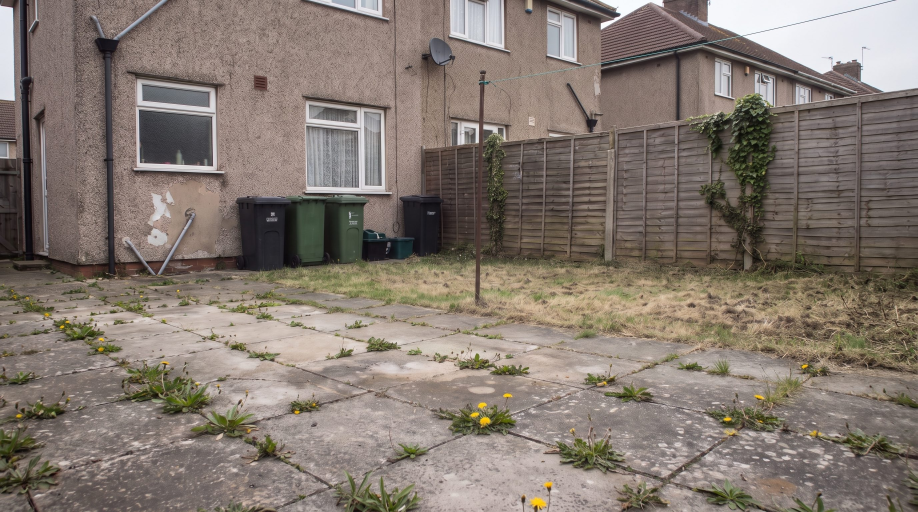
#> input picture assets/img/before-garden-2752.jpg, 2752 x 1536 px (shown at 1/3 size); its folder holds 4 pictures in this run
$ python resolution.py
#> lines starting #> are read from the running program, lines starting #| are printed output that depends on the picture
"""Effective resolution of every image, accounting for object-fit.

Two traps this avoids:

1. naturalWidth is DENSITY-CORRECTED. On a 2x screen Chromium reports an
   1800px srcset-selected file as 900. The real size has to come from disk.
2. Comparing source width against box width is not enough. Under
   object-fit: cover the HEIGHT often drives the scale, and then the file
   needs more width than the box does.

'headroom' below 1.0 means the browser is enlarging the file.
"""
import os
from playwright.sync_api import sync_playwright

CHROME = os.environ.get("CHROME_PATH")   # unset: use Playwright's own
BASE = os.environ.get("SITE_URL", "http://127.0.0.1:8413/")
from PIL import Image
import glob, os

DISK = {os.path.basename(f): Image.open(f).size
        for f in glob.glob("assets/img/*.jpg") + glob.glob("assets/img/*.webp")}
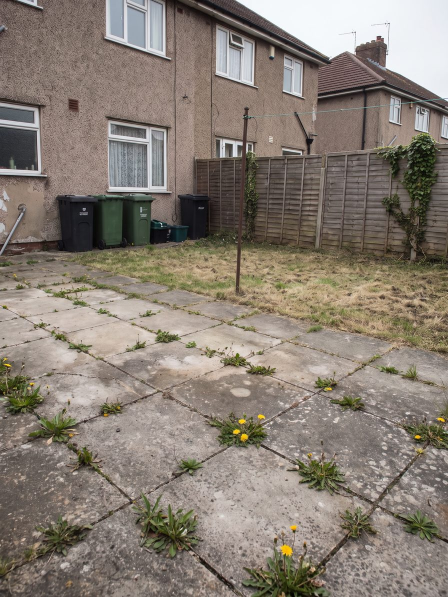
#> input picture assets/img/before-garden-896.jpg, 896 x 1194 px (shown at 1/2 size)
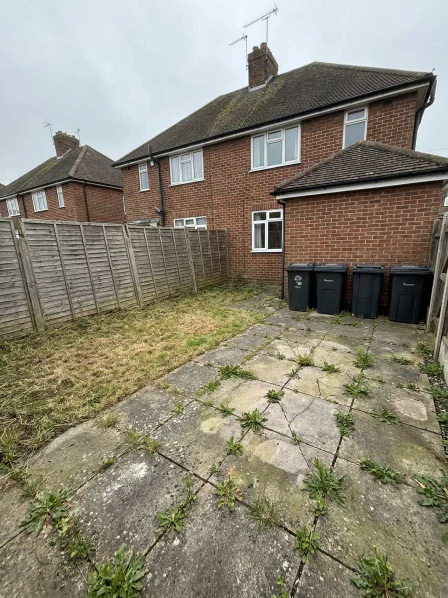
#> input picture assets/img/before-garden.jpg, 896 x 1195 px (shown at 1/2 size)
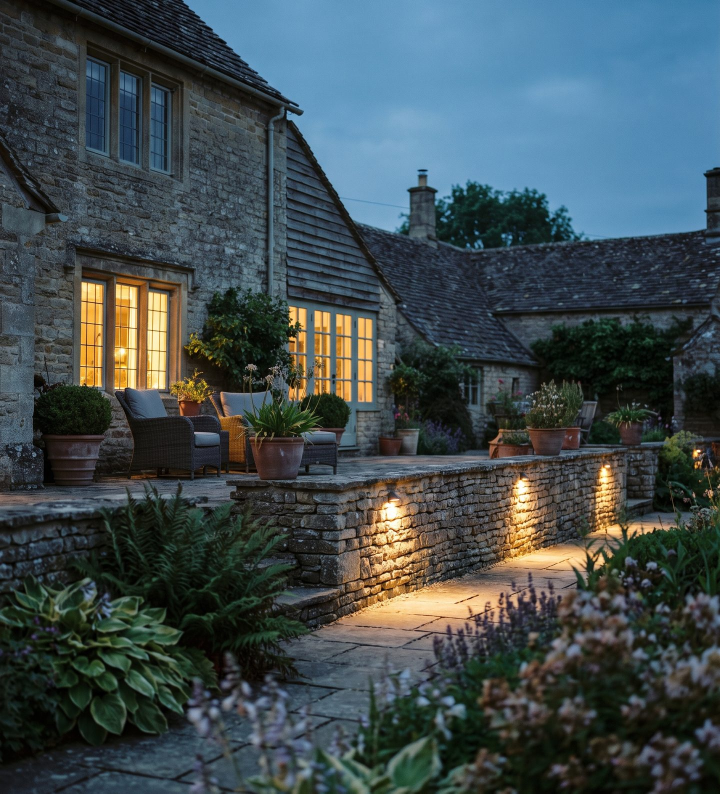
#> input picture assets/img/closing-terrace-1440.jpg, 1440 x 1587 px (shown at 1/2 size)

VIEWS = [("desktop 1x", 1450, 800, 1), ("desktop 2x", 1450, 800, 2),
         ("wide 2x", 1920, 1080, 2), ("laptop 2x", 1280, 800, 2), ("tablet 2x", 768, 1024, 2), ("tablet 1x", 768, 1024, 1),
         ("phone 2x", 390, 844, 2)]

JS = """() => [...document.images].filter(i => i.getBoundingClientRect().width > 1).map(i => {
    const r = i.getBoundingClientRect();
    return {src: i.currentSrc.split('/').pop(), fit: getComputedStyle(i).objectFit,
            bw: r.width, bh: r.height};
})"""

#> (the run stopped early here; a loop or call above may not have finished)
